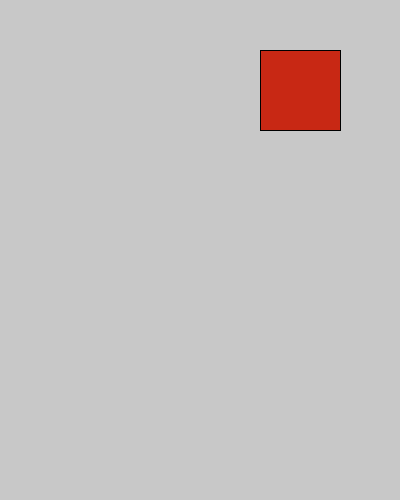
Frame 1 (no input)
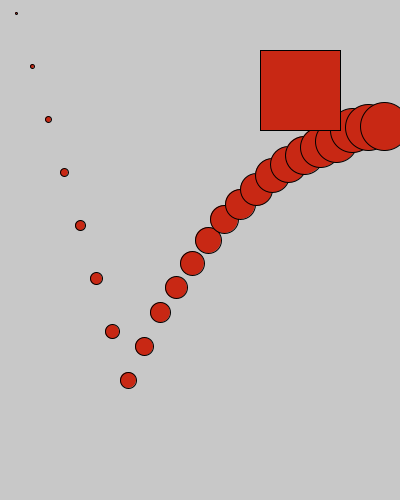
Frame 60 (the mouse pressed at the canvas centre just before this capture)
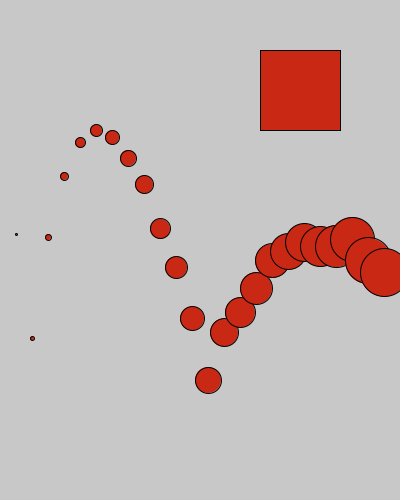
Frame 120 (the mouse held since frame 60 and released just before this capture)

The Processing sketch that drew these frames (run headless with seeded random() and noise(); from frame 60 on, the mouse is pressed at the canvas centre):

// Processing sketch: processing_58157
// ── processing_58157.pde


Circle [] b = new Circle[25];

boolean animate = true;

int btnX = 260;
int btnY = 50;
int btnW = 80; 
int btnH = 80;

void setup() {
size(400, 500);
smooth();

for (int i=0; i < 25; i++){
b[i] = new Circle(2*i,.03*i,width/25*i);
}
}


void draw () {
background(200);
for (int i=0; i <25; i++) {
b[i].move();
b[i].display(); }
if (animate == true) {
fill(200,40,20);
}
else { fill(50,20,200);
}
rect(260, 50, 80, 80);
}


void mousePressed() {
if ( mouseX > 260 && mouseX < (260+80) && mouseY > 50 && mouseY < (50+80)) {
// toggle the value of on
// in other words, if on == true, then on becomes not true (false) and
// vice versa
animate = !animate; // on = (not)on
}
}

class Circle {

float speed;
float gravity;
float xpos;
float ypos ;
float dimensions;

Circle (float dimensionsB, float speedB, float xposB) {

speed = 1;
gravity = speedB;
xpos = xposB;
ypos = -100;
dimensions = dimensionsB;

}

void display () {
ellipse (xpos, ypos, dimensions,dimensions);

}
void move() {
if (animate == true) {
ypos = ypos + speed;
speed = speed + gravity;
if (ypos > height-120) {
// reduce the speed on every bounce to make it more
// realistic.. try -1 and see what happens
speed *= -0.7;

ypos = height-120;

}
}
}
}
